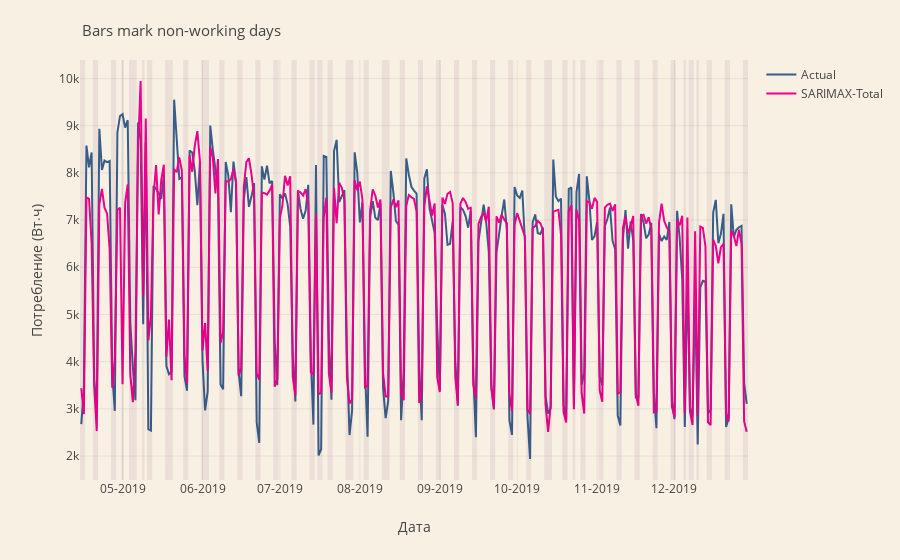

The notebook cell saved with this chart:
### Code cell
model_stats_df = get_prediction_stats(predictions_df["Actual"], predictions_df["SARIMAX-Total"], 'SARIMAX-Total')
stats = stats.append(model_stats_df)

fig = px.line(predictions_df[["Actual", "SARIMAX-Total"]])
fig.update_layout(xaxis_title="Дата",
                  yaxis_title="Потребление (Вт⋅ч)",
                  legend_title=None)
fig.update_xaxes(dtick="M1", tickformat="%m-%Y") 

print(model_stats_df)
mark_days_on_plot(fig, off_days)

### Figure 1 — Plotly figure (JSON) as saved in the notebook; plotly's stock layout.template omitted (floating-point values rounded to 4 significant figures; data arrays with more than 128 entries replaced by an {"elided": "..."} marker saying what was removed)
{"data": [{"hovertemplate": "variable=Actual<br>Date=%{x}<br>value=%{y}<extra></extra>", "legendgroup": "Actual", "line": {"color": "#385E88", "dash": "solid"}, "marker": {"symbol": "circle"}, "mode": "lines", "name": "Actual", "orientation": "v", "showlegend": true, "type": "scatter", "x": {"elided": "259 str values"}, "xaxis": "x", "y": {"elided": "259 float values"}, "yaxis": "y"}, {"hovertemplate": "variable=SARIMAX-Total<br>Date=%{x}<br>value=%{y}<extra></extra>", "legendgroup": "SARIMAX-Total", "line": {"color": "#EC008C", "dash": "solid"}, "marker": {"symbol": "circle"}, "mode": "lines", "name": "SARIMAX-Total", "orientation": "v", "showlegend": true, "type": "scatter", "x": {"elided": "259 str values"}, "xaxis": "x", "y": {"elided": "259 float values"}, "yaxis": "y"}], "layout": {"annotations": [{"font": {"size": 15}, "showarrow": false, "text": "Bars mark non-working days", "textangle": 0, "x": 0, "xanchor": "left", "xref": "paper", "y": 1.1, "yref": "paper"}], "legend": {"title": {}, "tracegroupgap": 0}, "margin": {"t": 60}, "shapes": [{"fillcolor": "#582156", "line": {"width": 0}, "opacity": 0.08, "type": "rect", "x0": "2019-04-14T12:00:00", "x1": "2019-04-15T12:00:00", "xref": "x", "y0": 0, "y1": 1, "yref": "y domain"}, {"fillcolor": "#582156", "line": {"width": 0}, "opacity": 0.08, "type": "rect", "x0": "2019-04-15T12:00:00", "x1": "2019-04-16T12:00:00", "xref": "x", "y0": 0, "y1": 1, "yref": "y domain"}, {"fillcolor": "#582156", "line": {"width": 0}, "opacity": 0.08, "type": "rect", "x0": "2019-04-19T12:00:00", "x1": "2019-04-20T12:00:00", "xref": "x", "y0": 0, "y1": 1, "yref": "y domain"}, {"fillcolor": "#582156", "line": {"width": 0}, "opacity": 0.08, "type": "rect", "x0": "2019-04-20T12:00:00", "x1": "2019-04-21T12:00:00", "xref": "x", "y0": 0, "y1": 1, "yref": "y domain"}, {"fillcolor": "#582156", "line": {"width": 0}, "opacity": 0.08, "type": "rect", "x0": "2019-04-26T12:00:00", "x1": "2019-04-27T12:00:00", "xref": "x", "y0": 0, "y1": 1, "yref": "y domain"}, {"fillcolor": "#582156", "line": {"width": 0}, "opacity": 0.08, "type": "rect", "x0": "2019-04-27T12:00:00", "x1": "2019-04-28T12:00:00", "xref": "x", "y0": 0, "y1": 1, "yref": "y domain"}, {"fillcolor": "#582156", "line": {"width": 0}, "opacity": 0.08, "type": "rect", "x0": "2019-04-30T12:00:00", "x1": "2019-05-01T12:00:00", "xref": "x", "y0": 0, "y1": 1, "yref": "y domain"}, {"fillcolor": "#582156", "line": {"width": 0}, "opacity": 0.08, "type": "rect", "x0": "2019-05-03T12:00:00", "x1": "2019-05-04T12:00:00", "xref": "x", "y0": 0, "y1": 1, "yref": "y domain"}, {"fillcolor": "#582156", "line": {"width": 0}, "opacity": 0.08, "type": "rect", "x0": "2019-05-04T12:00:00", "x1": "2019-05-05T12:00:00", "xref": "x", "y0": 0, "y1": 1, "yref": "y domain"}, {"fillcolor": "#582156", "line": {"width": 0}, "opacity": 0.08, "type": "rect", "x0": "2019-05-05T12:00:00", "x1": "2019-05-06T12:00:00", "xref": "x", "y0": 0, "y1": 1, "yref": "y domain"}, {"fillcolor": "#582156", "line": {"width": 0}, "opacity": 0.08, "type": "rect", "x0": "2019-05-08T12:00:00", "x1": "2019-05-09T12:00:00", "xref": "x", "y0": 0, "y1": 1, "yref": "y domain"}, {"fillcolor": "#582156", "line": {"width": 0}, "opacity": 0.08, "type": "rect", "x0": "2019-05-10T12:00:00", "x1": "2019-05-11T12:00:00", "xref": "x", "y0": 0, "y1": 1, "yref": "y domain"}, {"fillcolor": "#582156", "line": {"width": 0}, "opacity": 0.08, "type": "rect", "x0": "2019-05-11T12:00:00", "x1": "2019-05-12T12:00:00", "xref": "x", "y0": 0, "y1": 1, "yref": "y domain"}, {"fillcolor": "#582156", "line": {"width": 0}, "opacity": 0.08, "type": "rect", "x0": "2019-05-17T12:00:00", "x1": "2019-05-18T12:00:00", "xref": "x", "y0": 0, "y1": 1, "yref": "y domain"}, {"fillcolor": "#582156", "line": {"width": 0}, "opacity": 0.08, "type": "rect", "x0": "2019-05-18T12:00:00", "x1": "2019-05-19T12:00:00", "xref": "x", "y0": 0, "y1": 1, "yref": "y domain"}, {"fillcolor": "#582156", "line": {"width": 0}, "opacity": 0.08, "type": "rect", "x0": "2019-05-19T12:00:00", "x1": "2019-05-20T12:00:00", "xref": "x", "y0": 0, "y1": 1, "yref": "y domain"}, {"fillcolor": "#582156", "line": {"width": 0}, "opacity": 0.08, "type": "rect", "x0": "2019-05-24T12:00:00", "x1": "2019-05-25T12:00:00", "xref": "x", "y0": 0, "y1": 1, "yref": "y domain"}, {"fillcolor": "#582156", "line": {"width": 0}, "opacity": 0.08, "type": "rect", "x0": "2019-05-25T12:00:00", "x1": "2019-05-26T12:00:00", "xref": "x", "y0": 0, "y1": 1, "yref": "y domain"}, {"fillcolor": "#582156", "line": {"width": 0}, "opacity": 0.08, "type": "rect", "x0": "2019-05-31T12:00:00", "x1": "2019-06-01T12:00:00", "xref": "x", "y0": 0, "y1": 1, "yref": "y domain"}, {"fillcolor": "#582156", "line": {"width": 0}, "opacity": 0.08, "type": "rect", "x0": "2019-06-01T12:00:00", "x1": "2019-06-02T12:00:00", "xref": "x", "y0": 0, "y1": 1, "yref": "y domain"}, {"fillcolor": "#582156", "line": {"width": 0}, "opacity": 0.08, "type": "rect", "x0": "2019-06-02T12:00:00", "x1": "2019-06-03T12:00:00", "xref": "x", "y0": 0, "y1": 1, "yref": "y domain"}, {"fillcolor": "#582156", "line": {"width": 0}, "opacity": 0.08, "type": "rect", "x0": "2019-06-07T12:00:00", "x1": "2019-06-08T12:00:00", "xref": "x", "y0": 0, "y1": 1, "yref": "y domain"}, {"fillcolor": "#582156", "line": {"width": 0}, "opacity": 0.08, "type": "rect", "x0": "2019-06-08T12:00:00", "x1": "2019-06-09T12:00:00", "xref": "x", "y0": 0, "y1": 1, "yref": "y domain"}, {"fillcolor": "#582156", "line": {"width": 0}, "opacity": 0.08, "type": "rect", "x0": "2019-06-14T12:00:00", "x1": "2019-06-15T12:00:00", "xref": "x", "y0": 0, "y1": 1, "yref": "y domain"}, {"fillcolor": "#582156", "line": {"width": 0}, "opacity": 0.08, "type": "rect", "x0": "2019-06-15T12:00:00", "x1": "2019-06-16T12:00:00", "xref": "x", "y0": 0, "y1": 1, "yref": "y domain"}, {"fillcolor": "#582156", "line": {"width": 0}, "opacity": 0.08, "type": "rect", "x0": "2019-06-21T12:00:00", "x1": "2019-06-22T12:00:00", "xref": "x", "y0": 0, "y1": 1, "yref": "y domain"}, {"fillcolor": "#582156", "line": {"width": 0}, "opacity": 0.08, "type": "rect", "x0": "2019-06-22T12:00:00", "x1": "2019-06-23T12:00:00", "xref": "x", "y0": 0, "y1": 1, "yref": "y domain"}, {"fillcolor": "#582156", "line": {"width": 0}, "opacity": 0.08, "type": "rect", "x0": "2019-06-28T12:00:00", "x1": "2019-06-29T12:00:00", "xref": "x", "y0": 0, "y1": 1, "yref": "y domain"}, {"fillcolor": "#582156", "line": {"width": 0}, "opacity": 0.08, "type": "rect", "x0": "2019-06-29T12:00:00", "x1": "2019-06-30T12:00:00", "xref": "x", "y0": 0, "y1": 1, "yref": "y domain"}, {"fillcolor": "#582156", "line": {"width": 0}, "opacity": 0.08, "type": "rect", "x0": "2019-07-05T12:00:00", "x1": "2019-07-06T12:00:00", "xref": "x", "y0": 0, "y1": 1, "yref": "y domain"}, {"fillcolor": "#582156", "line": {"width": 0}, "opacity": 0.08, "type": "rect", "x0": "2019-07-06T12:00:00", "x1": "2019-07-07T12:00:00", "xref": "x", "y0": 0, "y1": 1, "yref": "y domain"}, {"fillcolor": "#582156", "line": {"width": 0}, "opacity": 0.08, "type": "rect", "x0": "2019-07-12T12:00:00", "x1": "2019-07-13T12:00:00", "xref": "x", "y0": 0, "y1": 1, "yref": "y domain"}, {"fillcolor": "#582156", "line": {"width": 0}, "opacity": 0.08, "type": "rect", "x0": "2019-07-13T12:00:00", "x1": "2019-07-14T12:00:00", "xref": "x", "y0": 0, "y1": 1, "yref": "y domain"}, {"fillcolor": "#582156", "line": {"width": 0}, "opacity": 0.08, "type": "rect", "x0": "2019-07-15T12:00:00", "x1": "2019-07-16T12:00:00", "xref": "x", "y0": 0, "y1": 1, "yref": "y domain"}, {"fillcolor": "#582156", "line": {"width": 0}, "opacity": 0.08, "type": "rect", "x0": "2019-07-16T12:00:00", "x1": "2019-07-17T12:00:00", "xref": "x", "y0": 0, "y1": 1, "yref": "y domain"}, {"fillcolor": "#582156", "line": {"width": 0}, "opacity": 0.08, "type": "rect", "x0": "2019-07-19T12:00:00", "x1": "2019-07-20T12:00:00", "xref": "x", "y0": 0, "y1": 1, "yref": "y domain"}, {"fillcolor": "#582156", "line": {"width": 0}, "opacity": 0.08, "type": "rect", "x0": "2019-07-20T12:00:00", "x1": "2019-07-21T12:00:00", "xref": "x", "y0": 0, "y1": 1, "yref": "y domain"}, {"fillcolor": "#582156", "line": {"width": 0}, "opacity": 0.08, "type": "rect", "x0": "2019-07-26T12:00:00", "x1": "2019-07-27T12:00:00", "xref": "x", "y0": 0, "y1": 1, "yref": "y domain"}, {"fillcolor": "#582156", "line": {"width": 0}, "opacity": 0.08, "type": "rect", "x0": "2019-07-27T12:00:00", "x1": "2019-07-28T12:00:00", "xref": "x", "y0": 0, "y1": 1, "yref": "y domain"}, {"fillcolor": "#582156", "line": {"width": 0}, "opacity": 0.08, "type": "rect", "x0": "2019-07-28T12:00:00", "x1": "2019-07-29T12:00:00", "xref": "x", "y0": 0, "y1": 1, "yref": "y domain"}, {"fillcolor": "#582156", "line": {"width": 0}, "opacity": 0.08, "type": "rect", "x0": "2019-08-02T12:00:00", "x1": "2019-08-03T12:00:00", "xref": "x", "y0": 0, "y1": 1, "yref": "y domain"}, {"fillcolor": "#582156", "line": {"width": 0}, "opacity": 0.08, "type": "rect", "x0": "2019-08-03T12:00:00", "x1": "2019-08-04T12:00:00", "xref": "x", "y0": 0, "y1": 1, "yref": "y domain"}, {"fillcolor": "#582156", "line": {"width": 0}, "opacity": 0.08, "type": "rect", "x0": "2019-08-09T12:00:00", "x1": "2019-08-10T12:00:00", "xref": "x", "y0": 0, "y1": 1, "yref": "y domain"}, {"fillcolor": "#582156", "line": {"width": 0}, "opacity": 0.08, "type": "rect", "x0": "2019-08-10T12:00:00", "x1": "2019-08-11T12:00:00", "xref": "x", "y0": 0, "y1": 1, "yref": "y domain"}, {"fillcolor": "#582156", "line": {"width": 0}, "opacity": 0.08, "type": "rect", "x0": "2019-08-11T12:00:00", "x1": "2019-08-12T12:00:00", "xref": "x", "y0": 0, "y1": 1, "yref": "y domain"}, {"fillcolor": "#582156", "line": {"width": 0}, "opacity": 0.08, "type": "rect", "x0": "2019-08-16T12:00:00", "x1": "2019-08-17T12:00:00", "xref": "x", "y0": 0, "y1": 1, "yref": "y domain"}, {"fillcolor": "#582156", "line": {"width": 0}, "opacity": 0.08, "type": "rect", "x0": "2019-08-17T12:00:00", "x1": "2019-08-18T12:00:00", "xref": "x", "y0": 0, "y1": 1, "yref": "y domain"}, {"fillcolor": "#582156", "line": {"width": 0}, "opacity": 0.08, "type": "rect", "x0": "2019-08-23T12:00:00", "x1": "2019-08-24T12:00:00", "xref": "x", "y0": 0, "y1": 1, "yref": "y domain"}, {"fillcolor": "#582156", "line": {"width": 0}, "opacity": 0.08, "type": "rect", "x0": "2019-08-24T12:00:00", "x1": "2019-08-25T12:00:00", "xref": "x", "y0": 0, "y1": 1, "yref": "y domain"}, {"fillcolor": "#582156", "line": {"width": 0}, "opacity": 0.08, "type": "rect", "x0": "2019-08-30T12:00:00", "x1": "2019-08-31T12:00:00", "xref": "x", "y0": 0, "y1": 1, "yref": "y domain"}, {"fillcolor": "#582156", "line": {"width": 0}, "opacity": 0.08, "type": "rect", "x0": "2019-08-31T12:00:00", "x1": "2019-09-01T12:00:00", "xref": "x", "y0": 0, "y1": 1, "yref": "y domain"}, {"fillcolor": "#582156", "line": {"width": 0}, "opacity": 0.08, "type": "rect", "x0": "2019-09-06T12:00:00", "x1": "2019-09-07T12:00:00", "xref": "x", "y0": 0, "y1": 1, "yref": "y domain"}, {"fillcolor": "#582156", "line": {"width": 0}, "opacity": 0.08, "type": "rect", "x0": "2019-09-07T12:00:00", "x1": "2019-09-08T12:00:00", "xref": "x", "y0": 0, "y1": 1, "yref": "y domain"}, {"fillcolor": "#582156", "line": {"width": 0}, "opacity": 0.08, "type": "rect", "x0": "2019-09-13T12:00:00", "x1": "2019-09-14T12:00:00", "xref": "x", "y0": 0, "y1": 1, "yref": "y domain"}, {"fillcolor": "#582156", "line": {"width": 0}, "opacity": 0.08, "type": "rect", "x0": "2019-09-14T12:00:00", "x1": "2019-09-15T12:00:00", "xref": "x", "y0": 0, "y1": 1, "yref": "y domain"}, {"fillcolor": "#582156", "line": {"width": 0}, "opacity": 0.08, "type": "rect", "x0": "2019-09-20T12:00:00", "x1": "2019-09-21T12:00:00", "xref": "x", "y0": 0, "y1": 1, "yref": "y domain"}, {"fillcolor": "#582156", "line": {"width": 0}, "opacity": 0.08, "type": "rect", "x0": "2019-09-21T12:00:00", "x1": "2019-09-22T12:00:00", "xref": "x", "y0": 0, "y1": 1, "yref": "y domain"}, {"fillcolor": "#582156", "line": {"width": 0}, "opacity": 0.08, "type": "rect", "x0": "2019-09-27T12:00:00", "x1": "2019-09-28T12:00:00", "xref": "x", "y0": 0, "y1": 1, "yref": "y domain"}, {"fillcolor": "#582156", "line": {"width": 0}, "opacity": 0.08, "type": "rect", "x0": "2019-09-28T12:00:00", "x1": "2019-09-29T12:00:00", "xref": "x", "y0": 0, "y1": 1, "yref": "y domain"}, {"fillcolor": "#582156", "line": {"width": 0}, "opacity": 0.08, "type": "rect", "x0": "2019-10-04T12:00:00", "x1": "2019-10-05T12:00:00", "xref": "x", "y0": 0, "y1": 1, "yref": "y domain"}, {"fillcolor": "#582156", "line": {"width": 0}, "opacity": 0.08, "type": "rect", "x0": "2019-10-05T12:00:00", "x1": "2019-10-06T12:00:00", "xref": "x", "y0": 0, "y1": 1, "yref": "y domain"}, {"fillcolor": "#582156", "line": {"width": 0}, "opacity": 0.08, "type": "rect", "x0": "2019-10-11T12:00:00", "x1": "2019-10-12T12:00:00", "xref": "x", "y0": 0, "y1": 1, "yref": "y domain"}, {"fillcolor": "#582156", "line": {"width": 0}, "opacity": 0.08, "type": "rect", "x0": "2019-10-12T12:00:00", "x1": "2019-10-13T12:00:00", "xref": "x", "y0": 0, "y1": 1, "yref": "y domain"}, {"fillcolor": "#582156", "line": {"width": 0}, "opacity": 0.08, "type": "rect", "x0": "2019-10-13T12:00:00", "x1": "2019-10-14T12:00:00", "xref": "x", "y0": 0, "y1": 1, "yref": "y domain"}, {"fillcolor": "#582156", "line": {"width": 0}, "opacity": 0.08, "type": "rect", "x0": "2019-10-18T12:00:00", "x1": "2019-10-19T12:00:00", "xref": "x", "y0": 0, "y1": 1, "yref": "y domain"}, {"fillcolor": "#582156", "line": {"width": 0}, "opacity": 0.08, "type": "rect", "x0": "2019-10-19T12:00:00", "x1": "2019-10-20T12:00:00", "xref": "x", "y0": 0, "y1": 1, "yref": "y domain"}, {"fillcolor": "#582156", "line": {"width": 0}, "opacity": 0.08, "type": "rect", "x0": "2019-10-22T12:00:00", "x1": "2019-10-23T12:00:00", "xref": "x", "y0": 0, "y1": 1, "yref": "y domain"}, {"fillcolor": "#582156", "line": {"width": 0}, "opacity": 0.08, "type": "rect", "x0": "2019-10-25T12:00:00", "x1": "2019-10-26T12:00:00", "xref": "x", "y0": 0, "y1": 1, "yref": "y domain"}, {"fillcolor": "#582156", "line": {"width": 0}, "opacity": 0.08, "type": "rect", "x0": "2019-10-26T12:00:00", "x1": "2019-10-27T12:00:00", "xref": "x", "y0": 0, "y1": 1, "yref": "y domain"}, {"fillcolor": "#582156", "line": {"width": 0}, "opacity": 0.08, "type": "rect", "x0": "2019-11-01T12:00:00", "x1": "2019-11-02T12:00:00", "xref": "x", "y0": 0, "y1": 1, "yref": "y domain"}, {"fillcolor": "#582156", "line": {"width": 0}, "opacity": 0.08, "type": "rect", "x0": "2019-11-02T12:00:00", "x1": "2019-11-03T12:00:00", "xref": "x", "y0": 0, "y1": 1, "yref": "y domain"}, {"fillcolor": "#582156", "line": {"width": 0}, "opacity": 0.08, "type": "rect", "x0": "2019-11-08T12:00:00", "x1": "2019-11-09T12:00:00", "xref": "x", "y0": 0, "y1": 1, "yref": "y domain"}, {"fillcolor": "#582156", "line": {"width": 0}, "opacity": 0.08, "type": "rect", "x0": "2019-11-09T12:00:00", "x1": "2019-11-10T12:00:00", "xref": "x", "y0": 0, "y1": 1, "yref": "y domain"}, {"fillcolor": "#582156", "line": {"width": 0}, "opacity": 0.08, "type": "rect", "x0": "2019-11-15T12:00:00", "x1": "2019-11-16T12:00:00", "xref": "x", "y0": 0, "y1": 1, "yref": "y domain"}, {"fillcolor": "#582156", "line": {"width": 0}, "opacity": 0.08, "type": "rect", "x0": "2019-11-16T12:00:00", "x1": "2019-11-17T12:00:00", "xref": "x", "y0": 0, "y1": 1, "yref": "y domain"}, {"fillcolor": "#582156", "line": {"width": 0}, "opacity": 0.08, "type": "rect", "x0": "2019-11-22T12:00:00", "x1": "2019-11-23T12:00:00", "xref": "x", "y0": 0, "y1": 1, "yref": "y domain"}, {"fillcolor": "#582156", "line": {"width": 0}, "opacity": 0.08, "type": "rect", "x0": "2019-11-23T12:00:00", "x1": "2019-11-24T12:00:00", "xref": "x", "y0": 0, "y1": 1, "yref": "y domain"}, {"fillcolor": "#582156", "line": {"width": 0}, "opacity": 0.08, "type": "rect", "x0": "2019-11-29T12:00:00", "x1": "2019-11-30T12:00:00", "xref": "x", "y0": 0, "y1": 1, "yref": "y domain"}, {"fillcolor": "#582156", "line": {"width": 0}, "opacity": 0.08, "type": "rect", "x0": "2019-11-30T12:00:00", "x1": "2019-12-01T12:00:00", "xref": "x", "y0": 0, "y1": 1, "yref": "y domain"}, {"fillcolor": "#582156", "line": {"width": 0}, "opacity": 0.08, "type": "rect", "x0": "2019-12-04T12:00:00", "x1": "2019-12-05T12:00:00", "xref": "x", "y0": 0, "y1": 1, "yref": "y domain"}, {"fillcolor": "#582156", "line": {"width": 0}, "opacity": 0.08, "type": "rect", "x0": "2019-12-06T12:00:00", "x1": "2019-12-07T12:00:00", "xref": "x", "y0": 0, "y1": 1, "yref": "y domain"}, {"fillcolor": "#582156", "line": {"width": 0}, "opacity": 0.08, "type": "rect", "x0": "2019-12-07T12:00:00", "x1": "2019-12-08T12:00:00", "xref": "x", "y0": 0, "y1": 1, "yref": "y domain"}, {"fillcolor": "#582156", "line": {"width": 0}, "opacity": 0.08, "type": "rect", "x0": "2019-12-09T12:00:00", "x1": "2019-12-10T12:00:00", "xref": "x", "y0": 0, "y1": 1, "yref": "y domain"}, {"fillcolor": "#582156", "line": {"width": 0}, "opacity": 0.08, "type": "rect", "x0": "2019-12-13T12:00:00", "x1": "2019-12-14T12:00:00", "xref": "x", "y0": 0, "y1": 1, "yref": "y domain"}, {"fillcolor": "#582156", "line": {"width": 0}, "opacity": 0.08, "type": "rect", "x0": "2019-12-14T12:00:00", "x1": "2019-12-15T12:00:00", "xref": "x", "y0": 0, "y1": 1, "yref": "y domain"}, {"fillcolor": "#582156", "line": {"width": 0}, "opacity": 0.08, "type": "rect", "x0": "2019-12-20T12:00:00", "x1": "2019-12-21T12:00:00", "xref": "x", "y0": 0, "y1": 1, "yref": "y domain"}, {"fillcolor": "#582156", "line": {"width": 0}, "opacity": 0.08, "type": "rect", "x0": "2019-12-21T12:00:00", "x1": "2019-12-22T12:00:00", "xref": "x", "y0": 0, "y1": 1, "yref": "y domain"}, {"fillcolor": "#582156", "line": {"width": 0}, "opacity": 0.08, "type": "rect", "x0": "2019-12-27T12:00:00", "x1": "2019-12-28T12:00:00", "xref": "x", "y0": 0, "y1": 1, "yref": "y domain"}, {"fillcolor": "#582156", "line": {"width": 0}, "opacity": 0.08, "type": "rect", "x0": "2019-12-28T12:00:00", "x1": "2019-12-29T12:00:00", "xref": "x", "y0": 0, "y1": 1, "yref": "y domain"}], "xaxis": {"anchor": "y", "domain": [0, 1], "dtick": "M1", "tickformat": "%m-%Y", "title": {"text": "Дата"}}, "yaxis": {"anchor": "x", "domain": [0, 1], "title": {"text": "Потребление (Вт⋅ч)"}}}}
